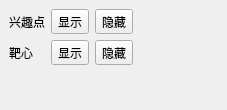
<?xml version="1.0" encoding="UTF-8"?>
<ui version="4.0">
 <class>POI_VisibilityWidget</class>
 <widget class="QDockWidget" name="POI_VisibilityWidget">
  <property name="geometry">
   <rect>
    <x>0</x>
    <y>0</y>
    <width>227</width>
    <height>110</height>
   </rect>
  </property>
  <property name="allowedAreas">
   <set>Qt::LeftDockWidgetArea|Qt::RightDockWidgetArea</set>
  </property>
  <property name="windowTitle">
   <string>兴趣点可见性</string>
  </property>
  <widget class="QWidget" name="dockWidgetContents">
   <layout class="QGridLayout" name="gridLayout" columnstretch="0,0,0,0">
    <item row="0" column="2">
     <widget class="QToolButton" name="mHidePOI_Button">
      <property name="sizePolicy">
       <sizepolicy hsizetype="Fixed" vsizetype="Fixed">
        <horstretch>0</horstretch>
        <verstretch>0</verstretch>
       </sizepolicy>
      </property>
      <property name="text">
       <string>隐藏</string>
      </property>
     </widget>
    </item>
    <item row="0" column="3">
     <spacer name="horizontalSpacer">
      <property name="orientation">
       <enum>Qt::Horizontal</enum>
      </property>
      <property name="sizeHint" stdset="0">
       <size>
        <width>40</width>
        <height>20</height>
       </size>
      </property>
     </spacer>
    </item>
    <item row="0" column="0">
     <widget class="QLabel" name="label">
      <property name="text">
       <string>兴趣点</string>
      </property>
      <property name="indent">
       <number>-1</number>
      </property>
     </widget>
    </item>
    <item row="0" column="1">
     <widget class="QToolButton" name="mShowPOI_Button">
      <property name="sizePolicy">
       <sizepolicy hsizetype="Fixed" vsizetype="Fixed">
        <horstretch>0</horstretch>
        <verstretch>0</verstretch>
       </sizepolicy>
      </property>
      <property name="text">
       <string>显示</string>
      </property>
     </widget>
    </item>
    <item row="2" column="0">
     <widget class="QLabel" name="label_2">
      <property name="text">
       <string>靶心</string>
      </property>
     </widget>
    </item>
    <item row="2" column="1">
     <widget class="QToolButton" name="mShowBullseyeButton">
      <property name="sizePolicy">
       <sizepolicy hsizetype="Fixed" vsizetype="Fixed">
        <horstretch>0</horstretch>
        <verstretch>0</verstretch>
       </sizepolicy>
      </property>
      <property name="text">
       <string>显示</string>
      </property>
     </widget>
    </item>
    <item row="2" column="2">
     <widget class="QToolButton" name="mHideBullseyeButton">
      <property name="sizePolicy">
       <sizepolicy hsizetype="Fixed" vsizetype="Fixed">
        <horstretch>0</horstretch>
        <verstretch>0</verstretch>
       </sizepolicy>
      </property>
      <property name="text">
       <string>隐藏</string>
      </property>
     </widget>
    </item>
    <item row="3" column="1">
     <spacer name="verticalSpacer">
      <property name="orientation">
       <enum>Qt::Vertical</enum>
      </property>
      <property name="sizeHint" stdset="0">
       <size>
        <width>20</width>
        <height>1</height>
       </size>
      </property>
     </spacer>
    </item>
   </layout>
  </widget>
 </widget>
 <resources/>
 <connections/>
</ui>
